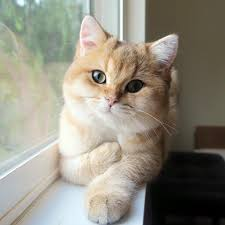
#> input picture cat.jpg, 225 x 225 px
$ python compose.py
#> lines starting #> are read from the running program, lines starting #| are printed output that depends on the picture
### aug_primitives.py
import numpy as np
import cv2
from skimage.io import imshow, imsave

#%%
#photo = cv2.imread('cat.jpg')
#photo = cv2.cvtColor(photo, cv2.COLOR_BGR2RGB)
#imshow(photo)

#%%

def rotate(img, rot='rand'):
  prim_list = ['180', 'mirr', '180mirr']
  if rot not in prim_list and rot!='rand':
    raise Exception("rot must be in ['180','mirr', '180mirr'] or 'rand'")
  if rot=='rand':
    rot = prim_list[np.random.randint(0, len(prim_list))]
  if rot == '180':
    return img[::-1,::-1], rot
  if rot == 'mirr':
    return img[::-1,:], rot
  if rot == '180mirr':
    return img[:,::-1], rot

#imshow(rotate(photo))
#%%

# [63 lines left out: functions mirror, gamma, gauss_blur, motion_blur, not called in this run]


#%%

#imshow(motion_blur(photo))

#%%
#  0.7 - 0.9
# 7 - 40
def brightness(img, k='rand'):
  #val = {'decr': 0, 'incr':1}

  hsv = cv2.cvtColor(img, cv2.COLOR_RGB2HSV) #convert it to hsv
  if k == 'rand':
    v = [- np.random.randint(2, 30), np.random.randint(7, 40)]
    k = v[np.random.randint(0, 2)]
  h, s, v = cv2.split(hsv)
  v = cv2.add(v, k)
  v[v > 255] = 255
  v[v < 0] = 0
  out = cv2.cvtColor(cv2.merge((h, s, v)), cv2.COLOR_HSV2RGB)
  return out, k

#%%

#a = brightness(photo, k=-30)

#%%
# [4 lines left out: function contrast, not called in this run]

#%%

#imshow(photo)
#
#imshow(contrast(photo, kont=1.2))

#%%

### compose.py
import numpy as np
import pandas as pd
import cv2
from skimage.io import imshow, imsave
from aug_primitives import gamma, rotate, gauss_blur, motion_blur, brightness, contrast, mirror

#%%

def compose(img, aug_list, shuffle=True, log_param=True):
  # замешивает аугментации из list_of_aug
  voc={'gamma':(gamma, img),
       'rotate':(rotate, img),
       'gauss_blur':(gauss_blur, img),
       'motion_blur':(motion_blur, img),
       'mirror':(mirror, img),
       'contrast':(contrast, img),
       'brightness':(brightness, img)
       }
  if isinstance(aug_list, np.ndarray):
    aug_list = np.array(aug_list)

  if log_param:
    param = {}

  if shuffle:
    aug_list = np.random.permutation(aug_list)

  for aug in aug_list:
    func_args = voc[aug][1]
    # voc_out[list_of_tr[args[arg]]] = funargs[2:]
    img, param[aug] = voc[aug][0](func_args)

  if log_param:
    return img, param
  else:
    #print(param)
    return img #out #img

#%%

def gen_rnd_sec(aug, prob): # , n_min=2, n_max=4):
  if isinstance(aug, np.ndarray):
    aug = np.array(aug)

  if aug.shape[0] != len(prob):
    raise Exception("Augmentation primitivies and probabilities must have equal lenght")

  mask = [bool(np.random.choice([0, 1], p=[1 - p, p])) for p in prob]
  #print(mask)
  aug_cho = aug[mask]
  #print(aug_cho.shape)
  ####  some
  if 'contrast' in aug_cho and 'brightness' in aug_cho:
    print('cntrs')
    p_cont = prob[np.where(aug == 'contrast')[0][0]]
    p_brig = prob[np.argwhere(aug == 'brightness')[0][0]]
    if p_cont == p_brig:
      del_ind1 = np.where(aug_cho == ('contrast', 'brightness')[np.random.randint(0, 2)])[0][0]
    else:
      if p_cont > p_brig:
        del_ind1 = np.where(aug_cho == 'brightness')[0][0]
      else:
        del_ind1 = np.where(aug_cho == 'contrast')[0][0]
    aug_cho = np.delete(aug_cho, del_ind1)

  if 'gauss_blur' in aug_cho and 'motion_blur' in aug_cho:
    print('blur')
    p_motion = prob[np.where(aug == 'gauss_blur')[0][0]]
    p_blur = prob[np.argwhere(aug == 'motion_blur')[0][0]]
    if p_motion == p_blur:
      del_ind = np.where(aug_cho == ('gauss_blur', 'motion_blur')[np.random.randint(0, 2)])[0][0]
    else:
      if p_motion > p_blur:
        del_ind = np.where(aug_cho == 'gauss_blur')[0][0]
      else:
        del_ind = np.where(aug_cho == 'motion_blur')[0][0]
    aug_cho = np.delete(aug_cho, del_ind)

  return aug_cho


#%%
aug = np.array(['gamma',
                'rotate',
                'gauss_blur',
                'motion_blur',
                'mirror',
                'contrast',
                'brightness'
                ])

p_ =  [.2, .5, .3, .3, .5, .4, .6]
#gen_rnd_sec(aug, [.2, .5, .3, .3, .5, .4, .6])

#%%
photo = cv2.imread('cat.jpg')
#> photo is the input picture: shape (225, 225, 3); mean B, G, R 128.7, 141.6, 145.5
photo = cv2.cvtColor(photo, cv2.COLOR_BGR2RGB)
imshow(photo)


img, p = compose(photo, gen_rnd_sec(aug, p_))
#> the loop in compose, `for aug in aug_list:` made 2 passes
#> aug on pass 1: 'brightness'
#> aug on pass 2: 'rotate'
#> pass 1, in brightness, `h, s, v = cv2.split(hsv)`:
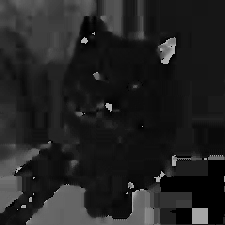
#> h: shape (225, 225); min 0, max 179, mean 34.5
#> pass 1, in brightness, `h, s, v = cv2.split(hsv)`:
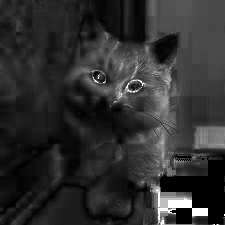
#> s: shape (225, 225); min 0, max 255, mean 46.7
#> pass 1, in brightness, `h, s, v = cv2.split(hsv)`:
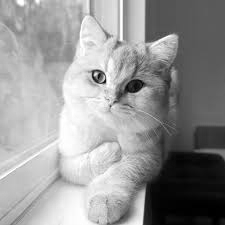
#> v: shape (225, 225); min 0, max 255, mean 149.3
#> after the loop in compose, `for aug in aug_list:`: param = {'brightness': -26, 'rotate': '180mirr'}
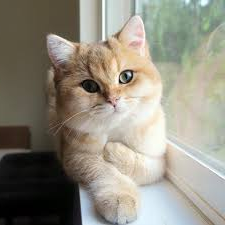
#> img: shape (225, 225, 3); mean R, G, B 145.5, 141.6, 128.7
#> p = {'brightness': -26, 'rotate': '180mirr'}
imshow(img)

#%%

######
##
##   Example how to log parameters after parallel execution.
##
######

# test parameter logging


#param = []
#for i in range(5):
#  img, p = compose(photo, gen_rnd_sec(aug, p_))
#  param.append(p)
#  ###db.at[i] = p
#
#dat = pd.DataFrame(data=param, columns=aug)


#%%
